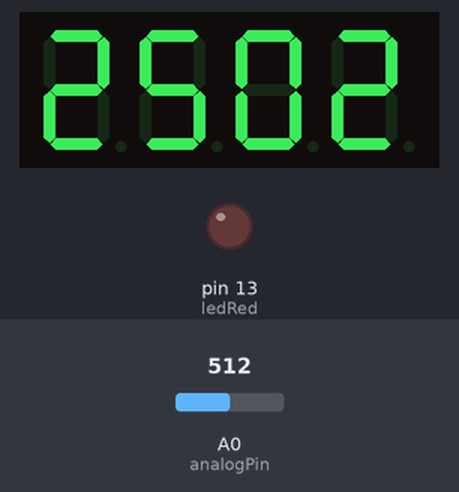
Bench run of a sketch on a simulated Arduino Uno, built with avr-gcc and run on an emulated ATmega328P. Parts: 4-digit seven-segment display, output pins drawn as LEDs (lit = HIGH). Wiring (inferred from the names in the program): 4-digit 7-segment display, segments lit when LOW: segments pin 2, pin 3, pin 5, pin 6, pin 7, pin 8, pin 9; digit selects A1, A2, A3, A4. The test bench sets the inputs (shaded band); at power-on: A0 (analogPin) = 512. The segment pins are drawn as the display they are named for; pins used as bus, display or sensor lines are not drawn.

Above: at 9.0 s.
9.1 s: A0 (analogPin) set to 716
At 17.3 s:
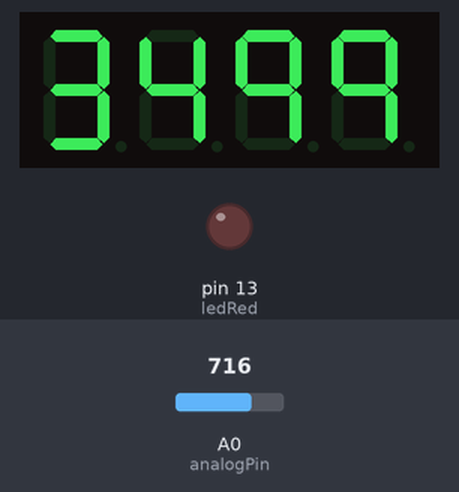
18.0 s: A0 (analogPin) set to 900
At 25.9 s:
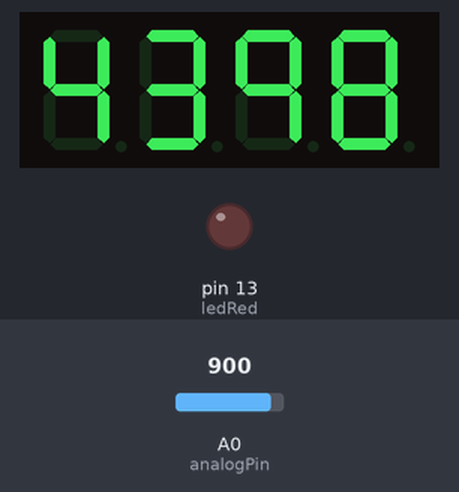
26.2 s: A0 (analogPin) set to 1010
At 33.9 s:
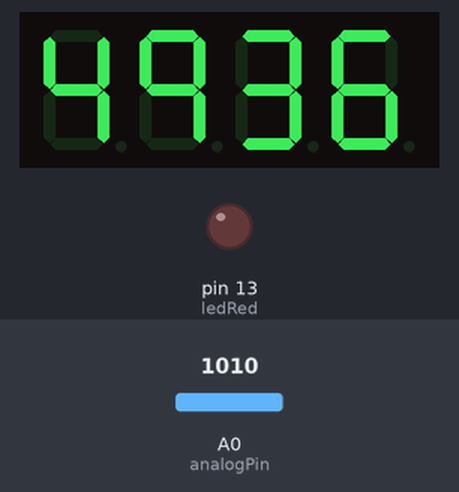
Timing chart, 0 to 35.4 s (numbered marks = the images above; inputs shaded):
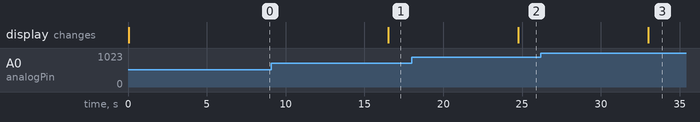

The sketch:

co2_calibration.ino
```cpp
// (licence header left out)
// Setting some initial parameters

int digit[4]; // stores measured voltage for display

// setting digital and analog pins plus delay time
int anode1 = A1;
int anode2 = A2;
int anode3 = A3;
int anode4 = A4;
int ledRed = 13;
int segA = 2;
int segB = 3;
int segC = 5;
int segD = 6;
int segE = 7;
int segF = 8;
int segG = 9;
int analogPin = A0;
int delayTime = 2;


void setup()
{
  Serial.begin(9600);
 // initialize the digital pins as outputs.
  pinMode(anode1, OUTPUT);
  pinMode(anode2, OUTPUT);
  pinMode(anode3, OUTPUT);
  pinMode(anode4, OUTPUT);
  pinMode(segA, OUTPUT);
  pinMode(segB, OUTPUT);
  pinMode(segC, OUTPUT);
  pinMode(segD, OUTPUT);
  pinMode(segE, OUTPUT);
  pinMode(segF, OUTPUT);
  pinMode(segG, OUTPUT);
  pinMode(ledRed, OUTPUT);
  pinMode(analogPin, INPUT);

}
void loop()
{
  int data = analogRead(analogPin); //read output
  float voltage = data/204.6;  //convert output to voltage
  int co2 = voltage * 1000;  // convert voltage to 4 digit integer

  displayAssign(co2); // assign 4 digit integer to display array

  // Reset Display to off

  digitalWrite(anode1, LOW);
  digitalWrite(anode2, LOW);
  digitalWrite(anode3, LOW);
  digitalWrite(anode4, LOW);
  digitalWrite(segA, HIGH);  // HIGH switches segment off
  digitalWrite(segB, HIGH);
  digitalWrite(segC, HIGH);
  digitalWrite(segD, HIGH);
  digitalWrite(segE, HIGH);
  digitalWrite(segF, HIGH);
  digitalWrite(segG, HIGH);

 int i =0;          // each sampling loop takes approx .1 secs
 while (i < 1000)   // to prevent lower digit lights flashing
                    // a while loop (about 10 seconds) is added
  {
 // activate display

  digitalWrite(anode1, HIGH);  // switch on anode 1
  displayDigit(0);             // display the value of the first digit
  digitalWrite(anode1, LOW);   // switch off anode 1
  digitalWrite(anode2, HIGH);
  displayDigit(1);             // display the value of the second digit
  digitalWrite(anode2, LOW);
  digitalWrite(anode3, HIGH);
  displayDigit(2);             // display the value of the third digit
  digitalWrite(anode3, LOW);
  digitalWrite(anode4, HIGH);
  displayDigit(3);             // display the value of the fourth digit
  digitalWrite(anode4, LOW);

  i ++;  // increment while loop
  }      // end while loop
 }       // end sampling loop

void displayAssign(int d)    // assigns four figure co2 conc to individual display digits
{
  int number = d;
  for(int i = 3; i >= 0; i--)
{
  digit[i] = number % 10; // %=modulus remainder from division
  number /=10;            // integer divide
}  // end for loop
}  // enf function


void displayDigit(int dis) // assign value of each digit to the display
{
if (digit[dis] == 0)
{
disZero();
}
else if (digit[dis] == 1)
{
disOne();
}
else if (digit[dis] == 2)
{
disTwo();
}
else if (digit[dis] == 3)
{
disThree();
}
else if (digit[dis] == 4)
{
disFour();
}
else if (digit[dis] == 5)
{
disFive();
}
else if (digit[dis] == 6)
{
disSix();
}
else if (digit[dis] == 7)
{
disSeven();
}
else if (digit[dis] == 8)
{
disEight();
}
else
{
disNine();
}
}


void disZero()

{
  digitalWrite(segA, LOW); // LOW switches segment on
  digitalWrite(segB, LOW);
  digitalWrite(segC, LOW);
  digitalWrite(segD, LOW);
  digitalWrite(segE, LOW);
  digitalWrite(segF, LOW);

  delay(delayTime);

  digitalWrite(segA, HIGH);
  digitalWrite(segB, HIGH); // High switches segment off
  digitalWrite(segC, HIGH);
  digitalWrite(segD, HIGH);
  digitalWrite(segE, HIGH);
  digitalWrite(segF, HIGH);

}


void disOne()

{
  digitalWrite(segB, LOW); // LOW switches segment on
  digitalWrite(segC, LOW);
  delay(delayTime);
  digitalWrite(segB, HIGH); // High switches segment off
  digitalWrite(segC, HIGH);
}

void disTwo()

{
  digitalWrite(segA, LOW); // LOW switches segment on
  digitalWrite(segB, LOW);
  digitalWrite(segG, LOW);
  digitalWrite(segE, LOW);
  digitalWrite(segD, LOW);

  delay(delayTime);

  digitalWrite(segA, HIGH);
  digitalWrite(segB, HIGH); // High switches segment off
  digitalWrite(segG, HIGH);
  digitalWrite(segE, HIGH);
  digitalWrite(segD, HIGH);

}

void disThree()
{
  digitalWrite(segA, LOW); // LOW switches segment on
  digitalWrite(segB, LOW);
  digitalWrite(segG, LOW);
  digitalWrite(segC, LOW);
  digitalWrite(segD, LOW);

  delay(delayTime);

  digitalWrite(segA, HIGH);
  digitalWrite(segB, HIGH); // High switches segment off
  digitalWrite(segG, HIGH);
  digitalWrite(segC, HIGH);
  digitalWrite(segD, HIGH);

}

void disFour()

{

  digitalWrite(segB, LOW);
  digitalWrite(segC, LOW);
  digitalWrite(segF, LOW);
  digitalWrite(segG, LOW);

  delay(delayTime);

  digitalWrite(segB, HIGH); // High switches segment off
  digitalWrite(segC, HIGH);
  digitalWrite(segF, HIGH);
  digitalWrite(segG, HIGH);

}

void disFive()

{
  digitalWrite(segA, LOW); // LOW switches segment on
  digitalWrite(segC, LOW);
  digitalWrite(segD, LOW);
  digitalWrite(segF, LOW);
  digitalWrite(segG, LOW);

  delay(delayTime);

  digitalWrite(segA, HIGH);
  digitalWrite(segC, HIGH);
  digitalWrite(segD, HIGH);
  digitalWrite(segF, HIGH);
  digitalWrite(segG, HIGH);

}

void disSix()

{
  digitalWrite(segA, LOW); // LOW switches segment on
  digitalWrite(segC, LOW);
  digitalWrite(segD, LOW);
  digitalWrite(segE, LOW);
  digitalWrite(segF, LOW);
  digitalWrite(segG, LOW);

  delay(delayTime);

  digitalWrite(segA, HIGH);
  digitalWrite(segC, HIGH);
  digitalWrite(segD, HIGH);
  digitalWrite(segE, HIGH);
  digitalWrite(segF, HIGH);
  digitalWrite(segG, HIGH);

}

void disSeven()

{
  digitalWrite(segA, LOW); // LOW switches segment on
  digitalWrite(segB, LOW);
  digitalWrite(segC, LOW);
  digitalWrite(segF, LOW);

  delay(delayTime);

  digitalWrite(segA, HIGH);
  digitalWrite(segB, HIGH); // High switches segment off
  digitalWrite(segC, HIGH);
  digitalWrite(segF, HIGH);

}

void disEight()

{
  digitalWrite(segA, LOW); // LOW switches segment on
  digitalWrite(segB, LOW);
  digitalWrite(segC, LOW);
  digitalWrite(segD, LOW);
  digitalWrite(segE, LOW);
  digitalWrite(segF, LOW);
  digitalWrite(segG, LOW);

  delay(delayTime);

  digitalWrite(segA, HIGH);
  digitalWrite(segB, HIGH); // High switches segment off
  digitalWrite(segC, HIGH);
  digitalWrite(segD, HIGH);
  digitalWrite(segE, HIGH);
  digitalWrite(segF, HIGH);
  digitalWrite(segG, HIGH);

}

void disNine()

{
  digitalWrite(segA, LOW); // LOW switches segment on
  digitalWrite(segB, LOW);
  digitalWrite(segC, LOW);
  digitalWrite(segF, LOW);
  digitalWrite(segG, LOW);

  delay(delayTime);

  digitalWrite(segA, HIGH);
  digitalWrite(segB, HIGH); // High switches segment off
  digitalWrite(segC, HIGH);
  digitalWrite(segF, HIGH);
  digitalWrite(segG, HIGH);

}
```

Measured:
- after the input at 9.1 s, the display: changes after 7.4 s (image 1)
- after the input at 18.0 s, the display: changes after 6.8 s (image 2)
- after the input at 26.2 s, the display: changes after 6.8 s (image 3)
